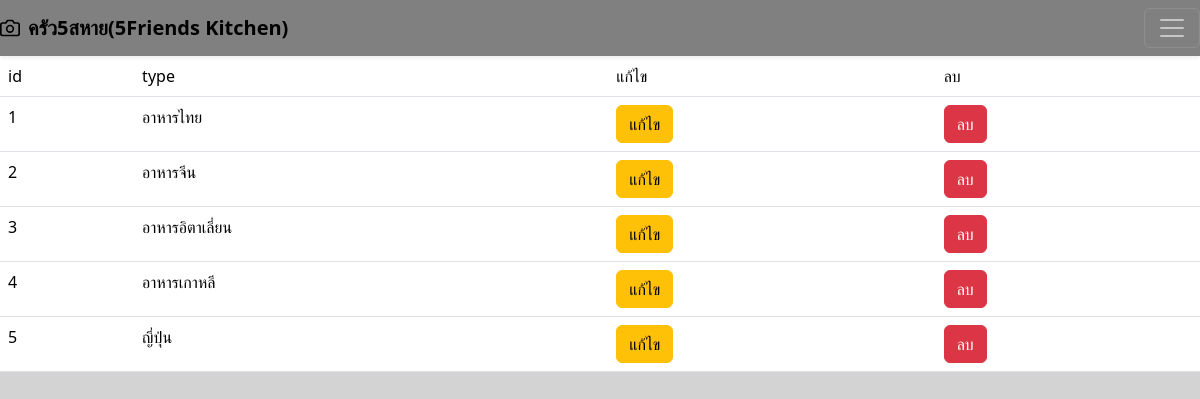
/a/album/type_form.php, run on the app's committed database.
### tables this page shows
CREATE TABLE `category` (
  `c_id` int(6) NOT NULL,
  `c_name` varchar(50) NOT NULL
);

### a/album/type_form.php (the view, shortened to what this page needs)
<!doctype html>
<html lang="en" data-bs-theme="auto">
  <head><script src="../assets/js/color-modes.js"></script>
    <link rel="stylesheet" href="https://cdn.jsdelivr.net/npm/@docsearch/css@3">
<link href="../assets/dist/css/bootstrap.min.css" rel="stylesheet">
  </head>
<body>
<header data-bs-theme="dark">
  <div class="navbar navbar-dark bg-dark shadow-sm">
      <a href="#" class="navbar-brand d-flex align-items-center">
        <strong>ครัว5สหาย(5Friends Kitchen)</strong>
      </a>
      <button class="navbar-toggler" type="button" data-bs-toggle="collapse" data-bs-target="#navbarHeader" aria-controls="navbarHeader" aria-expanded="false" aria-label="Toggle navigation">
        <span class="navbar-toggler-icon"></span>
      </button>
  </div>
</header>
<?php
                include('connectdb.php');
                $query = "SELECT * FROM category ORDER BY c_id ASC" or die("Error:" . mysqli_error());
                $result = mysqli_query($conn, $query);
                echo ' <table class="table table-hover">';
                    echo "
                      <tr bgcolor='#fad7a0'>
                      <td>id</td>
                      <td>type</td>
                      <td>แก้ไข</td>
                      <td>ลบ</td>
                    </tr>";
                  while($row = mysqli_fetch_array($result)) {
                  echo "<tr>";
                    echo "<td>" .$row["c_id"] .  "</td> ";
                    echo "<td>" .$row["c_name"] .  "</td> ";
                    echo "<td><a href='type_form_edil.php?act=edit&ID=$row[0]' class='btn btn-warning btn-xs'>แก้ไข</a></td> ";
                    echo "<td><a href='type_form_del.php?ID=$row[0]' onclick=\"return confirm('Do you want to delete this record? !!!')\" class='btn btn-danger btn-xs'>ลบ</a></td> ";
                  echo "</tr>";
                  }
                echo "</table>";
                ?>

### a/album/type_form.php (style rules this page uses)
body { background-color: #D3D3D3 ; background-repeat: no-repeat; }
.navbar, .bg-dark { background-color: #808080 !important; }
.navbar-brand, .nav-link, .text-white { color: #000000 !important; }

### data on the page
category: c_id "1", c_name "อาหารไทย"
category: c_id "2", c_name "อาหารจีน"
category: c_id "3", c_name "อาหารอิตาเลี่ยน"
category: c_id "4", c_name "อาหารเกาหลี"
category: c_id "5", c_name "ญี่ปุ่น"
